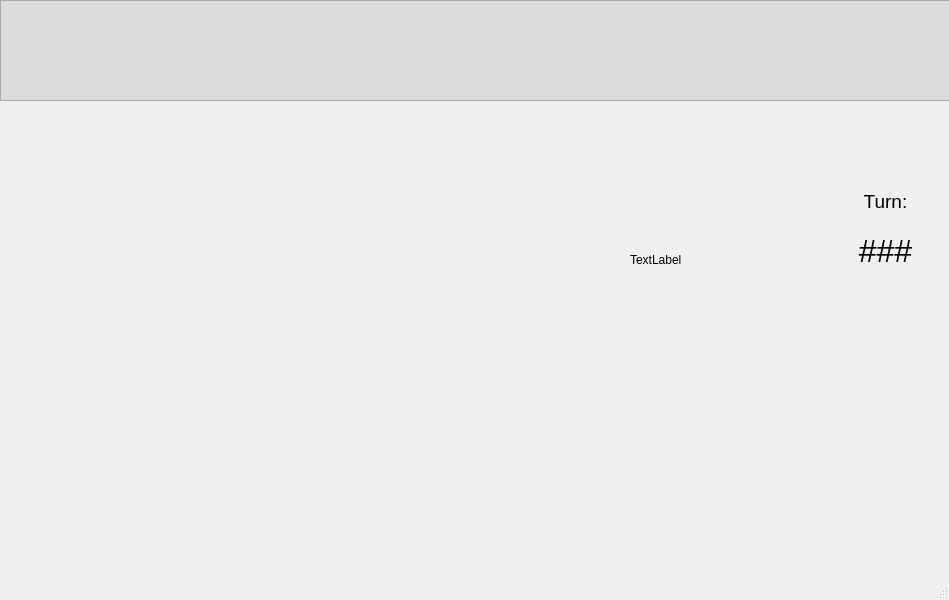
<?xml version="1.0" encoding="UTF-8"?>
<ui version="4.0">
 <class>MainWindow</class>
 <widget class="QMainWindow" name="MainWindow">
  <property name="geometry">
   <rect>
    <x>0</x>
    <y>0</y>
    <width>949</width>
    <height>600</height>
   </rect>
  </property>
  <property name="windowTitle">
   <string>MainWindow</string>
  </property>
  <widget class="QWidget" name="centralwidget">
   <property name="enabled">
    <bool>true</bool>
   </property>
   <widget class="QLabel" name="label_2">
    <property name="geometry">
     <rect>
      <x>630</x>
      <y>250</y>
      <width>63</width>
      <height>20</height>
     </rect>
    </property>
    <property name="text">
     <string>TextLabel</string>
    </property>
   </widget>
   <widget class="QWidget" name="verticalLayoutWidget_2">
    <property name="geometry">
     <rect>
      <x>840</x>
      <y>180</y>
      <width>91</width>
      <height>93</height>
     </rect>
    </property>
    <layout class="QVBoxLayout" name="verticalLayout_3">
     <item>
      <widget class="QLabel" name="TurnLabel">
       <property name="font">
        <font>
         <pointsize>12</pointsize>
        </font>
       </property>
       <property name="autoFillBackground">
        <bool>false</bool>
       </property>
       <property name="text">
        <string>&lt;html&gt;&lt;head/&gt;&lt;body&gt;&lt;p align=&quot;center&quot;&gt;&lt;span style=&quot; font-size:14pt;&quot;&gt;Turn:&lt;/span&gt;&lt;/p&gt;&lt;/body&gt;&lt;/html&gt;</string>
       </property>
      </widget>
     </item>
     <item>
      <widget class="QLabel" name="label">
       <property name="text">
        <string>&lt;html&gt;&lt;head/&gt;&lt;body&gt;&lt;p align=&quot;center&quot;&gt;&lt;span style=&quot; font-size:24pt;&quot;&gt;###&lt;/span&gt;&lt;/p&gt;&lt;/body&gt;&lt;/html&gt;</string>
       </property>
      </widget>
     </item>
    </layout>
   </widget>
   <widget class="QGraphicsView" name="graphicsView">
    <property name="geometry">
     <rect>
      <x>0</x>
      <y>0</y>
      <width>961</width>
      <height>101</height>
     </rect>
    </property>
    <property name="styleSheet">
     <string notr="true">background-color: rgb(220, 220, 220);</string>
    </property>
   </widget>
   <widget class="QWidget" name="horizontalLayoutWidget">
    <property name="geometry">
     <rect>
      <x>0</x>
      <y>0</y>
      <width>951</width>
      <height>101</height>
     </rect>
    </property>
    <layout class="QHBoxLayout" name="horizontalLayout"/>
   </widget>
   <zorder>graphicsView</zorder>
   <zorder>label_2</zorder>
   <zorder>verticalLayoutWidget_2</zorder>
   <zorder>horizontalLayoutWidget</zorder>
  </widget>
  <widget class="QMenuBar" name="menubar">
   <property name="geometry">
    <rect>
     <x>0</x>
     <y>0</y>
     <width>949</width>
     <height>26</height>
    </rect>
   </property>
  </widget>
  <widget class="QStatusBar" name="statusbar"/>
 </widget>
 <resources/>
 <connections/>
</ui>
